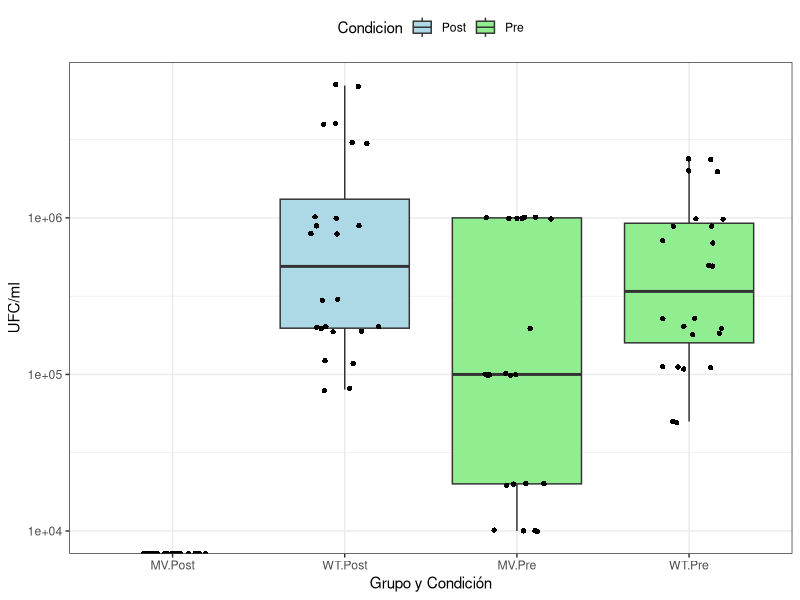

Write the R code that produced this figure.
# Cargar la librería ggplot2
library(ggplot2)
library(tidyr)  # Para la función pivot_longer

# Crear un data frame con los datos
datos <- data.frame(
  Replica = rep(1:4, each = 6),
  Concentracion = rep(c("10−4", "10−5", "10−6"), times = 8),
  WT_Pre = c(1.1e5, 5.0e5, 2.0e6,
             5.0e4, 2.0e5, 1.0e6,
             2.3e5, 1.1e5, 2.4e6,
             1.8e5, 9.0e5, 7.0e5),
  MV_Pre = c(2.0e4, 1.0e5, 1.0e6,
             1.0e4, 1.0e5, 1.0e6,
             1.0e4, 2.0e5, 1.0e6,
             2.0e4, 1.0e5, 1.0e6),
  WT_Post = c(1.2e5, 2.0e5, 3.0e6,
              1.9e5, 3.0e5, 1.0e6,
              2.0e5, 9.0e5, 4.0e6,
              8.0e4, 8.0e5, 7.0e6),
  MV_Post = c(0, 0, 0,
              0, 0, 0,
              0, 0, 0,
              0, 0, 0)
)

# Convertir los datos de formato ancho a largo
datos_long <- pivot_longer(datos, 
                           cols = starts_with("WT") | starts_with("MV"),
                           names_to = c("Grupo", "Condicion"),
                           names_sep = "_",
                           values_to = "UFC")

# Filtrar datos para eliminar las condiciones no deseadas
datos_long <- datos_long[datos_long$Condicion == "Pre" | datos_long$Condicion == "Post", ]

# Graficar
ggplot(datos_long, aes(x = interaction(Grupo, Condicion), y = UFC)) +
  geom_boxplot(aes(fill = Condicion)) +
  geom_jitter(shape = 16, position = position_jitter(0.2)) +
  labs(x = "Grupo y Condición", y = "UFC/ml") +
  scale_y_log10() +  # Escala logarítmica para mejor visualización
  theme_bw() +
  scale_fill_manual(values = c("lightblue", "lightgreen")) +
  theme(legend.position = "top")

